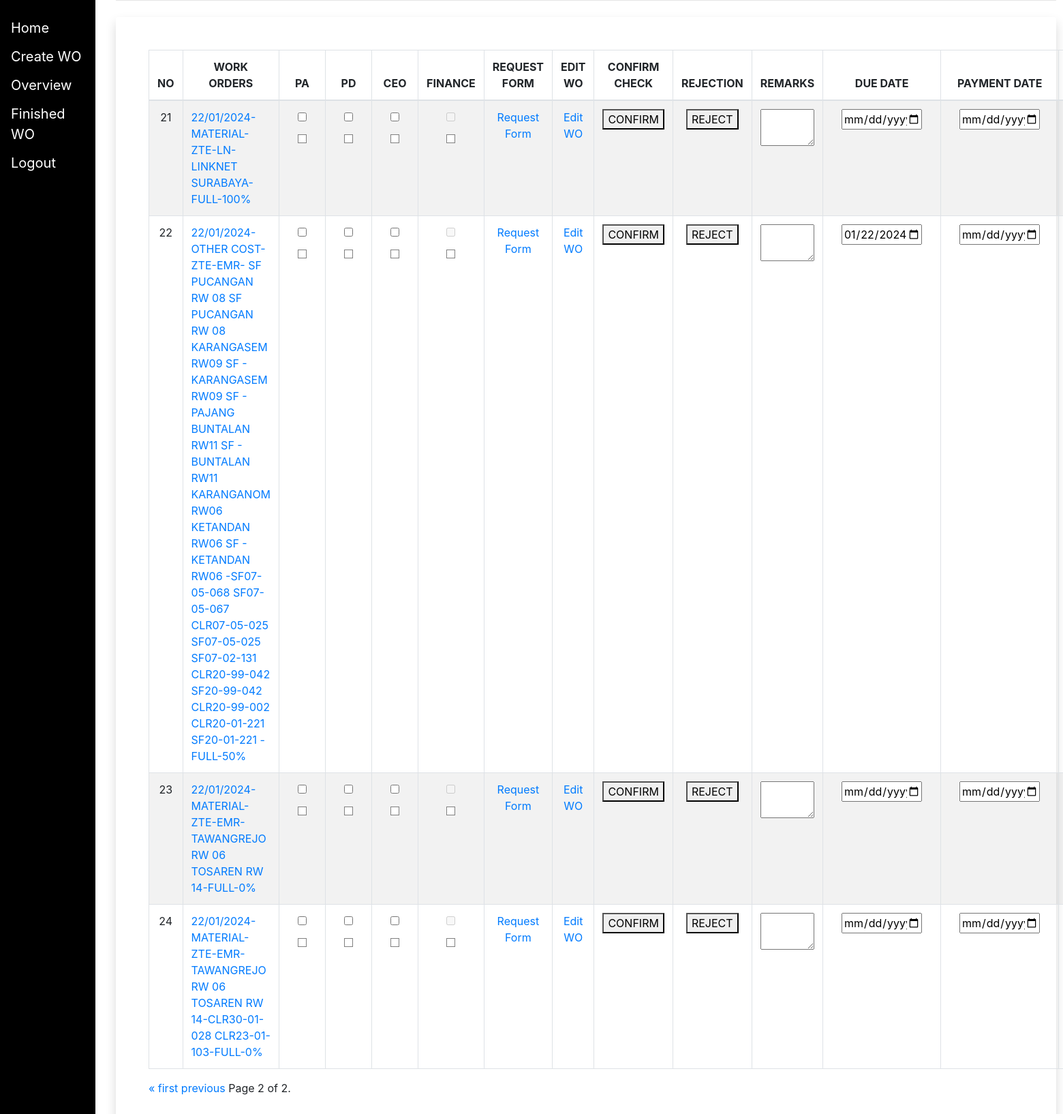
The app's page /overview/?page=2 (signed in) with its own data.
### myapp/models.py (models this page shows, shortened)
class WorkOrder(models.Model):
    company = models.CharField(blank = True, max_length = 100, default ="")
    pricing_type = models.CharField(blank = True, max_length = 100, default ="")
    otherCost = models.CharField(blank = True, max_length = 100, default ="")
    ceoCheck = models.BooleanField(default = False)
    rightHandCheck = models.BooleanField(default = False)
    personalAssistantCheck = models.BooleanField(default = False)
    financeCheck = models.BooleanField(default = False)
    ceoReject = models.BooleanField(default = False)
    rightHandReject = models.BooleanField(default = False)
    personalAssistantReject = models.BooleanField(default = False)
    financeReject = models.BooleanField(default = False)
    extendable = models.BooleanField(default = False)
    remarksOverview = models.CharField(blank = True, max_length = 100, default ="")
    wo_date = models.DateField(blank = True, default=timezone.now)
    shortdate = models.CharField(max_length=100, blank = True, default = "")
    wo_number = models.CharField(max_length=100, blank = True, default = "")
    request_by = models.CharField(max_length = 100, blank = True, default = "")
    category = models.CharField(max_length=100, blank = True, default = "")
    project = models.CharField(max_length=100, blank = True, default = "")
    bank = models.CharField(max_length=100, blank = True, default = "")
    customer = models.CharField(max_length=100, blank = True, default = "")
    account_name = models.CharField(max_length=100, blank = True, default = "")
    department = models.CharField(max_length=100, blank = True, default = "")
    account_number = models.CharField(max_length=100, blank = True, default = "")
    region = models.CharField(max_length=100, blank = True, default = "" )
    phone_number = models.CharField(max_length=100, blank = True, default = "")
    city = models.CharField(max_length=100, blank = True, default = "")
    npwp = models.CharField(max_length=100, blank = True, default = "")
    clusterName = models.CharField(max_length = 100 ,default ="", blank = True)
    siteId = models.CharField(max_length = 100,default ="", blank = True)
    type = models.CharField(max_length =100 , default ="", blank = True)
    workType = models.CharField(max_length =100 , default ="", blank = True)
    hp = models.CharField(max_length = 100,default ="", blank = True)
    odbId = models.CharField(max_length = 100,default ="", blank = True)
    suffixId = models.CharField(max_length = 100,default ="", blank = True)
    workOrder = models.ManyToManyField(ScopeOfWork, blank = True)
    grandTotalActual = models.FloatField(default = 0, blank = True)
    grandTotalBoq = models.FloatField(default = 0, blank = True)
    hpD = models.CharField(max_length = 100, default = "", blank = True, )
    amountD = models.CharField(max_length = 100, default = "", blank = True)
    unitPriceD =  models.CharField(max_length = 100, default = "", blank = True)
    remarkD =  models.CharField(max_length = 100,default ="", blank = True)
    remarks1 = models.CharField(max_length = 100,default ="", blank = True)
    remarks2 = models.CharField(max_length = 100,default ="", blank = True)
    totalAmount = models.FloatField(default = 0, blank = True)
    paymentTerm = models.CharField(max_length = 100,default ="", blank = True)
    termPercentage = models.CharField(max_length = 100,default ="", blank = True)
    termAmount = models.FloatField(default = 0, blank = True)
    termRemark = models.CharField(max_length = 100,default ="", blank = True)
    paymentTax = models.CharField(max_length = 100,default ="", blank = True)
    taxPercentage = models.CharField(max_length = 100,default ="", blank = True)
    taxAmount = models.FloatField(default = 0, blank = True)
    taxRemark = models.CharField(max_length = 100,default ="", blank = True)
    deductions = models.ManyToManyField(Deduction, blank=True)
    finalGrandTotal = models.FloatField(default = 0, blank = True)
    paymentInformation = models.ManyToManyField(Payment, blank=True)
    team_list = models.FileField(upload_to='team_list/' , blank=True, null=True)
    picture_of_team = models.FileField(upload_to='picture_of_team/' , blank=True, null=True)
    checklist_boq_actual_attachment = models.FileField(upload_to='checklist_boq_actual_attachment/' , blank=True, null=True)
    cover_acceptance_attachment = models.FileField(upload_to='cover_acceptance_attachment/' , blank=True, null=True)
    cover_opm_attachment = models.FileField(upload_to='cover_opm_attachment/' , blank=True, null=True)
    fac_certificate = models.FileField(upload_to='fac_certificate/' , blank=True, null=True)
    no_issue_agreement = models.FileField(upload_to='no_issue_agreement/' , blank=True, null=True)
    capture_approval = models.FileField(upload_to='capture_approval/' , blank=True, null=True)
    capture_drm = models.FileField(upload_to='capture_drm/' , blank=True, null=True)
    bak = models.FileField(upload_to='bak/' , blank=True, null=True)
    surat_izin =  models.CharField(max_length =100, default ="", blank = True)
    bap_open =  models.CharField(max_length =100, default ="", blank = True)
    form_survey =  models.CharField(max_length =100, default ="", blank = True)
    bap_snd =  models.CharField(max_length =100, default ="", blank = True)
    layout =  models.CharField(max_length =100, default ="", blank = True)
    invoice = models.FileField(upload_to='invoice/' , blank=True, null=True)
    scopeOfWorkCount = models.IntegerField(default = 0, blank = True)
    deductionCount = models.IntegerField(default = 0, blank = True)
    paymentCount = models.IntegerField(default = 0, blank = True)
    proofOfPayment = models.FileField(upload_to='proof_of_payment/' , blank=True, null=True)
    paymentDate = models.DateField(blank = True, default=None , null = True)
    dueDate =  models.DateField(blank = True, default=None , null = True)
    def wo_string(self):
        wo_date_str = self.wo_date.strftime('%Y-%m-%d') if self.wo_date else ''
        category_str = self.category if self.category else ''
        project_str = self.project if self.project else ''
        customer_str = self.customer if self.customer else ''
        type_str = self.type if self.type else ''
        cluster_name_str = self.clusterName if self.clusterName else ''
        siteid_str = self.siteId if self.siteId else ''
        odbid_str = self.odbId if self.odbId else ''
        worktype_str = self.workType if self.workType else ''
        suffixid_str = self.suffixId if self.suffixId else ''
        payment_term_str = self.paymentTerm if self.paymentTerm else ''
        term_percentage_str = str(self.termPercentage) if self.termPercentage else ''
        parts = [convertDate(wo_date_str),category_str ,customer_str,project_str ,type_str,cluster_name_str,siteid_str,odbid_str,suffixid_str,worktype_str , payment_term_str, term_percentage_str]
        returnString = '-'.join(part for part in parts if part)
        return returnString

### myapp/views.py (the view, shortened to what this page needs)
# urls.py: path("overview/", views.overview, name='overview'),
@login_required
def overview(request):
    work_order_list = WorkOrder.objects.filter(
        Q(ceoCheck=False) |
        Q(rightHandCheck=False) |
        Q(personalAssistantCheck=False) |
        Q(financeCheck=False) |
        Q(proofOfPayment = '')
    ).order_by('-wo_date')
    paginator = Paginator(work_order_list, 20)
    page_number = request.GET.get('page')
    page_obj = paginator.get_page(page_number)
    current_page = int(page_number) if page_number else 1
    starting_index = (current_page - 1) * 20
    context = {
        'page_obj': page_obj,
        'is_ceo': request.user.groups.filter(name='CEO').exists(),
        'is_rightHand': request.user.groups.filter(name='rightHand').exists(),
        'is_pa': request.user.groups.filter(name='Personal Assistant').exists(),
        'is_finance': request.user.groups.filter(name='Finance').exists(),
        'starting_index' : starting_index,
    }
    return render(request, 'overview.html', context)

### myapp/models.py (called while the page is built)
def convertDate(date_str):
    try:
        date_obj = datetime.strptime(date_str, "%Y-%m-%d")
        return date_obj.strftime("%d/%m/%Y")
    except ValueError:
        return "Invalid date format"

### myapp/templates/overview.html (shortened to what this page needs)
{% extends 'base.html' %}
{% block content %}
  {% if user.is_authenticated %}
        <div class="col-lg-14 mx-auto">
          <div class="card rounded shadow border-0">
            <div class="card-body p-5 bg-white rounded">
              <div >
                  <table id="example"class="table table-striped table-bordered">
                    <thead>
                      <tr>
                        <th>NO</th>
                        <th>WORK ORDERS</th>
                        <th>PA</th>
                        <th>PD</th>
                        <th>CEO</th>
                        <th>FINANCE</th>
                        <th>REQUEST FORM</th>
                        <th>EDIT WO</th>
                        <th>CONFIRM CHECK</th>
                        <th>REJECTION</th>
                        <th>REMARKS</th>
                        <th>DUE DATE</th>
                        <th>PAYMENT DATE</th>
                        <th>PROOF OF PAYMENT</th>
                      </tr>
                    </thead>
                    <tbody>
                      {% for order in page_obj %}
                      <form method = "post" enctype="multipart/form-data">
                        <tr>
                          <td>
                            {{ forloop.counter|add:starting_index }}
                           </td>
                          <td>
                            <a href="{% url 'view_wo' order.id order.category order.company order.project%}">{{ order.wo_string }}</a>
                          </td>
                          <td>
                            <label class="container">
                              <input type="checkbox" {%if is_pa%}name="paCheck"{%endif%} {% if order.personalAssistantCheck %}checked="checked"{% endif %} {% if not is_pa %}disabled{% endif %}>
                            </label>
                            <label class="custom-checkbox">
                              <span class="checkmark"></span>
                            </label>
                          </td>
                          <td>
                            <label class="container">
                              <input type="checkbox" {%if is_rightHand%}name="rightHandCheck"{%endif%}{% if order.rightHandCheck %}checked="checked"{% endif %} {% if not is_rightHand %}disabled{% endif %}>
                            </label>
                              <label class="custom-checkbox">
                                <span class="checkmark">
                                </span>
                            </label>
                          </td>
                          <td>
                            <label class="container">
                              <input type="checkbox" {%if is_ceo%}name="ceoCheck"{%endif%}{% if order.ceoCheck %}checked="checked"{% endif %} {% if not is_ceo %}disabled{% endif %}>
                            </label>
                            <label class="custom-checkbox">
                              <span class="checkmark"></span>
                            </label>
                          </td>
                          <td>
                            <label class="container">
                              <input type="checkbox"
                              {% if not is_finance or not order.ceoCheck or not order.rightHandCheck or not order.personalAssistantCheck or not order.paymentDate %}disabled{% endif %}>
                            </label>
                            <label class="custom-checkbox">
                              <span class="checkmark"></span>
                            </label>
                            </td>
                          <td>
                            <a href="{% url 'request_form' order.id order.category order.company order.project %}">Request Form</a>
                          </td>
                          <td>
                            <a href="{% url 'edit_wo' order.id order.category order.project%}">Edit WO</a>
                          </td>
                          <td>
                            <button type="submit" name="action" value="confirm"> CONFIRM </button>
                          </td>
                          <td>
                            <button type="submit" name="action" value="reject"> REJECT </button>
                          </td>
                          <td>
                            {% if is_pa or is_rightHand or is_ceo or is_finance %}
                              <textarea name="remarksOverview" style="width: 100%;">{{ order.remarksOverview }}</textarea>
                            {% else %}
                              <textarea name="remarksOverview" disabled style="width: 100%;">{{ order.remarksOverview }}</textarea>
                            {% endif %}
                          </td>
                          <td>
                            <input style="width: 80%;" type ="date" id ="dueDate" name ="dueDate" value ="{{order.dueDate |date:'Y-m-d'}}">
                           </td>
                          <td>
                            <input style="width: 80%;" type ="date" id ="paymentDate" name ="paymentDate" value ="{{order.paymentDate |date:'Y-m-d'}}">
                           </td>
                           <td>
                           </td>
                        </tr>
                      </form>
                       {% endfor %}
                    </tbody>
                </table>
                  <div class="pagination">
                    <span class="step-links">
                        {% if page_obj.has_previous %}
                            <a href="?page=1">&laquo; first</a>
                            <a href="?page={{ page_obj.previous_page_number }}">previous</a>
                        {% endif %}
                        <span class="current">
                            Page {{ page_obj.number }} of {{ page_obj.paginator.num_pages }}.
                        </span>
                    </span>
                  </div>
              </div>
      </div>
    </div>
  {% else %}
    {% with 'login' as login_url %}
      {% load static %}
      {% load i18n %}
      {% load tz %}
    {% endwith %}
  {% endif %}
{% endblock %}

### myapp/templates/overview.html (style rules this page uses)
.custom-checkbox { display: inline-block; cursor: pointer; }
.custom-checkbox .checkmark { display: inline-block; width: 13px; height: 13px; background: #fff; border: 1px solid grey; position: relative; transition: background 0.3s, border-color 0.3s; }
#example th { text-align: center; }
#example td:nth-child(1) { text-align: center; width: 4%; }
#example td:nth-child(2) { text-align: left; width: 15%; }
#example td:nth-child(3) { text-align: center; width: 2%; }
#example td:nth-child(4) { text-align: center; width: 2%; }
#example td:nth-child(5) { text-align: center; width: 2%; }
#example td:nth-child(6) { text-align: center; width: 5%; }
#example td:nth-child(7) { text-align: center; width: 8%; }
#example td:nth-child(8) { text-align: center; width: 5%; }
#example td:nth-child(9) { text-align: center; width: 5%; }
#example td:nth-child(10) { text-align: center; width: 5%; }
#example td:nth-child(11) { text-align: center; width: 100%; }
#example td:nth-child(12) { text-align: center; width: 5%; }
#example td:nth-child(13) { text-align: center; width: 5%; }
#example td:nth-child(14) { text-align: center; width: 5%; }

### records on screen
WorkOrder: wo_string "22/01/2024-MATERIAL-ZTE-LN- LINKNET SURABAYA-FULL-100%"
WorkOrder: wo_string "22/01/2024-OTHER COST-ZTE-EMR- SF PUCANGAN RW 08 SF PUCANGAN RW 08 KARANGASEM RW09 SF - KARANGASEM RW09 SF - PAJANG BUNTALAN RW11 SF - BUNTALAN RW11 KARANGANOM RW06 KETANDAN RW06 SF - KETANDAN RW06 -SF07-05-068 SF07-05-067 CLR07-05-025 SF07-05-025 SF07-02-131 CLR20-99-042 SF20-99-042 CLR20-99-002 CLR20-01-221 SF20-01-221 -FULL-50%", dueDate "01/22/2024"
WorkOrder: wo_string "22/01/2024-MATERIAL-ZTE-EMR-TAWANGREJO RW 06 TOSAREN RW 14-FULL-0%"
WorkOrder: wo_string "22/01/2024-MATERIAL-ZTE-EMR- TAWANGREJO RW 06 TOSAREN RW 14-CLR30-01-028 CLR23-01-103-FULL-0%"

### other values on screen
{{ page_obj.number }} "2"
{{ page_obj.paginator.num_pages }} "2"
